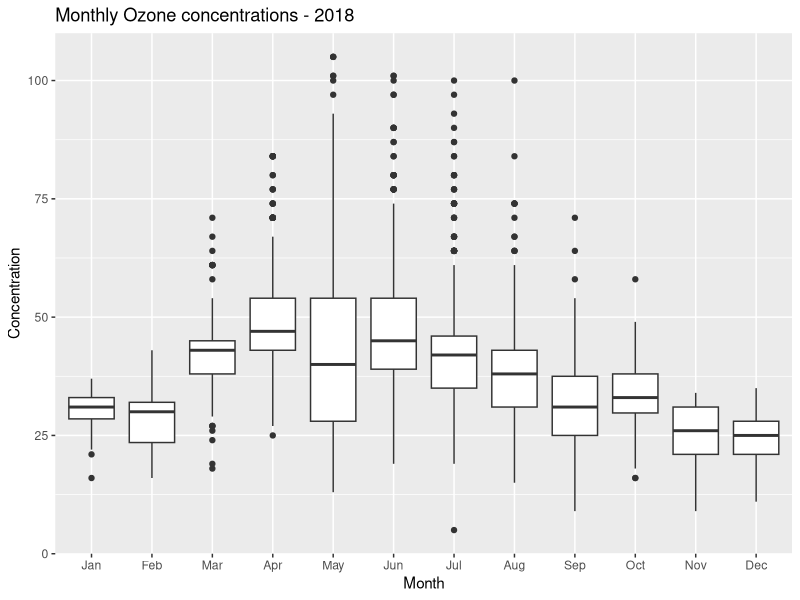
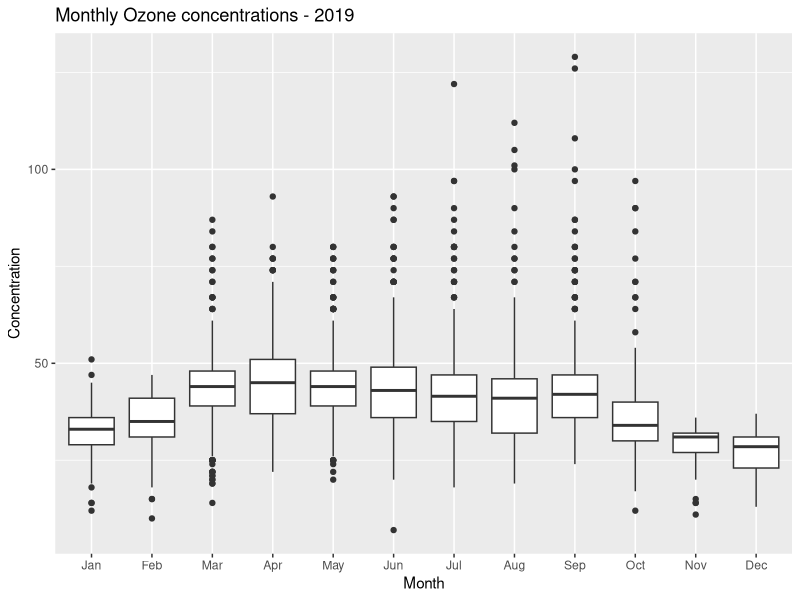

Write the R code that produced these figures, in order.
## ---- chunk 1
#Import libraries
library(tidyverse);library(lubridate);library(here);library(knitr)

#Import EPA data (from the processed_KEY folder) & fix dates
epa_data <- read.csv(
  here("Data","Processed","EPAair_O3_PM25_NC1819_Processed.csv"),
  stringsAsFactors = TRUE) %>% 
  mutate(Date = ymd(Date))
## ---- chunk 2
#Compute mean PM2.5 concentration for each county, sorted by value
summary_PM25 <- epa_data %>% 
  drop_na(PM2.5) %>% 
  group_by(COUNTY) %>% 
  summarize(mean_PM2.5 = mean(PM2.5)) %>% 
  arrange(mean_PM2.5)

#Compute mean ozone concentration for each county, sorted by value
summary_Ozone <- epa_data %>% 
  drop_na(Ozone) %>% 
  group_by(COUNTY) %>% 
  summarize(
    mean_Ozone = mean(Ozone)) %>% 
  arrange(mean_Ozone)
colnames(summary_Ozone) <- c("County", "$\\mu g/m^3$")

#Use the `kable` function to produce the 2 tables in markdown format
knitr::kable(summary_PM25, caption = "Mean Particulates (2.5mm)", col.names = c("County", "$\\mu g/m^3$"))
knitr::kable(summary_Ozone, caption = "Mean Ozone", col.names = c("County", "$\\mu g/m^3$"))
## ---- chunk 3
ozone_2018 <- epa_data %>%
  filter(year(Date) == 2018) %>%
  mutate(Month = factor(month(Date), labels = month.abb)) %>%
  ggplot(aes(x = Month, y = Ozone)) +
  geom_boxplot() +
  labs(x = "Month", y = "Concentration", title = "Monthly Ozone concentrations - 2018")
print(ozone_2018)
## ---- chunk 4
ozone_2019 <- epa_data %>%
  filter(year(Date) == 2019) %>%
  mutate(Month = factor(month(Date), labels = month.abb)) %>%
  ggplot(aes(x = Month, y = Ozone)) +
  geom_boxplot() +
  labs(x = "Month", y = "Concentration", title = "Monthly Ozone concentrations - 2019")
print(ozone_2019)
